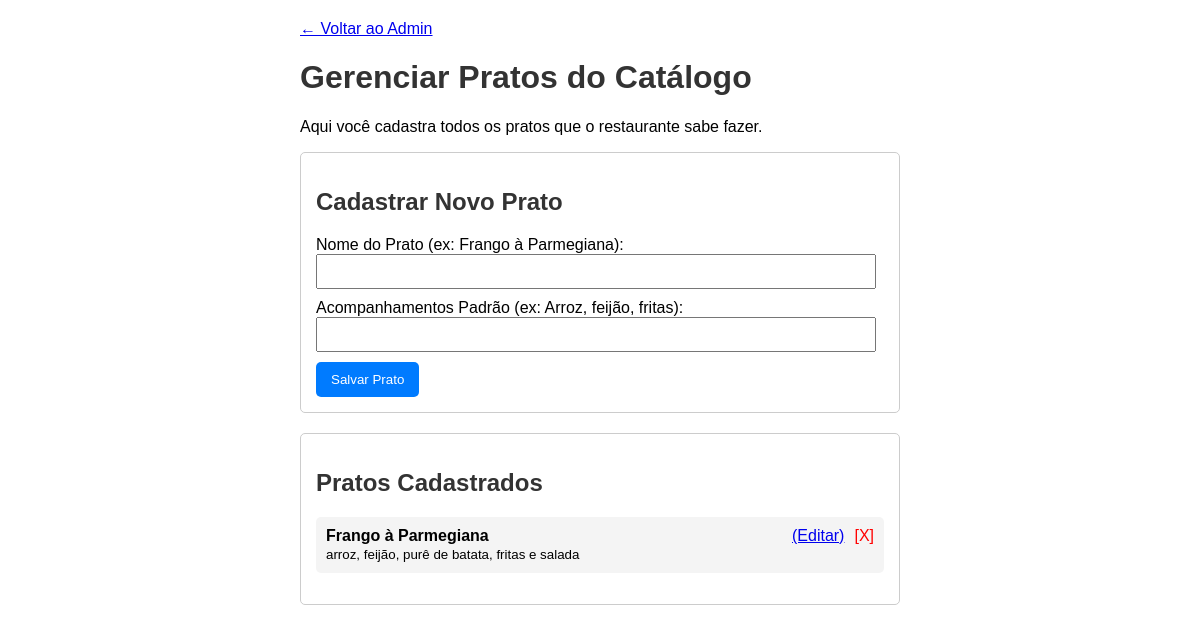
The page /admin/pratos on the database as committed earlier.
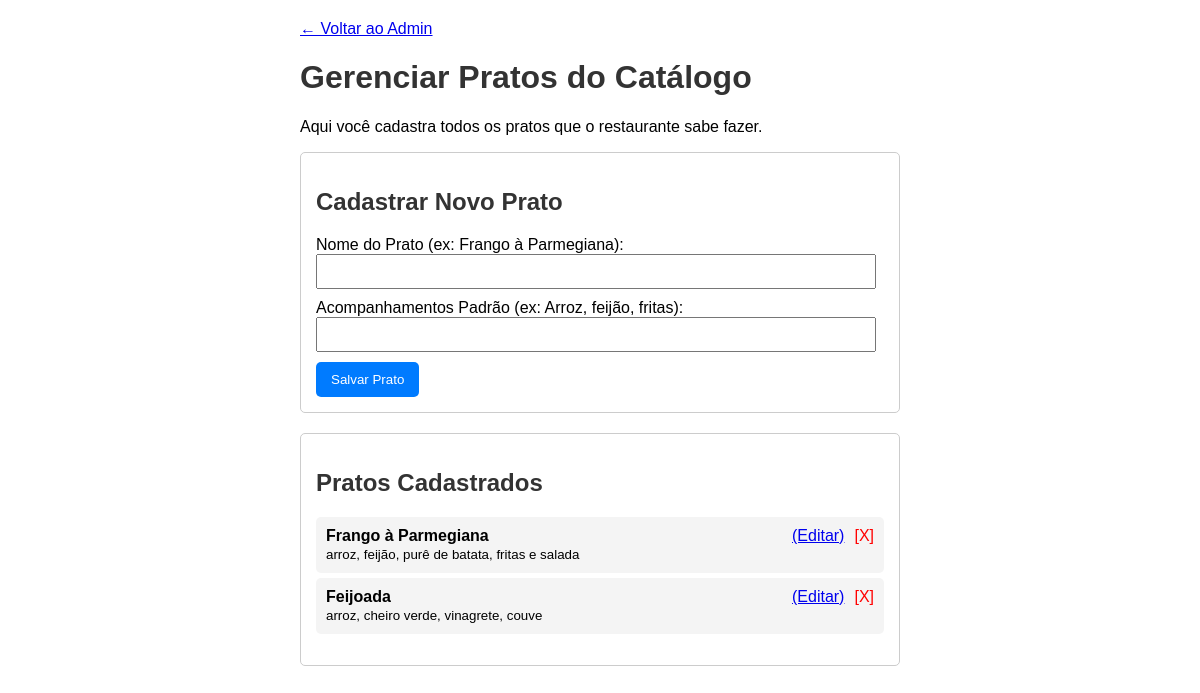
The same page on the database as committed later.
### app.py (models this page shows, shortened)
class Prato(db.Model):
    __tablename__ = 'prato' # Nome da tabela no banco
    id = db.Column(db.Integer, primary_key=True)
    nome_prato = db.Column(db.String(100), nullable=False, unique=True) # Ex: "Frango à Parmegiana"
    descricao_base = db.Column(db.String(200)) # Ex: "Arroz, feijão, fritas"
    cardapios = db.relationship('CardapioDoDia', back_populates='prato')

### app.py (the view)
@app.route('/admin/pratos')
def admin_pratos():
    try:
        pratos = Prato.query.all()
    except Exception as e:
        print(f"Erro ao buscar pratos: {e}")
        pratos = []
    return render_template('admin_pratos.html', pratos=pratos)

### templates/admin_pratos.html (shortened to what this page needs)
<!DOCTYPE html>
<html lang="pt-br">
<head>
    <link rel="stylesheet" href="{{ url_for('static', filename='style.css') }}">
</head>
<body>
    <div class="container">
        <a href="/admin">&larr; Voltar ao Admin</a>
        <h1>Gerenciar Pratos do Catálogo</h1>
        <p>Aqui você cadastra todos os pratos que o restaurante sabe fazer.</p>
        <div class="form-section">
            <h2>Cadastrar Novo Prato</h2>
            <form action="/admin/add_prato" method="POST">
                <label for="nome_prato">Nome do Prato (ex: Frango à Parmegiana):</label>
                <input type="text" id="nome_prato" name="nome_prato" required>
                <label for="descricao_base">Acompanhamentos Padrão (ex: Arroz, feijão, fritas):</label>
                <input type="text" id="descricao_base" name="descricao_base">
                <button type="submit">Salvar Prato</button>
            </form>
        </div>
        <div class="list-section">
            <h2>Pratos Cadastrados</h2>
            <ul>
                {% for prato in pratos %}
                <li>
                    <a href="{{ url_for('delete_prato', prato_id=prato.id) }}"
                        style="color: red; float: right; text-decoration: none;"
                        onclick="return confirm('Tem certeza que quer excluir este prato do catálogo?');">[X]</a>
                    <a href="{{ url_for('edit_prato', prato_id=prato.id) }}"
                        style="float: right; margin-right: 10px;">(Editar)</a>
                    <strong>{{ prato.nome_prato }}</strong>
                    <br>
                    <small>{{ prato.descricao_base }}</small>
                </li>
                {% else %}
                <li>Nenhum prato cadastrado ainda.</li>
                {% endfor %}
            </ul>
        </div>
    </div>
</body>
</html>

Rows that differ between the two databases and show on the page:
added Prato: nome_prato "Feijoada", descricao_base "arroz, cheiro verde, vinagrete, couve"
